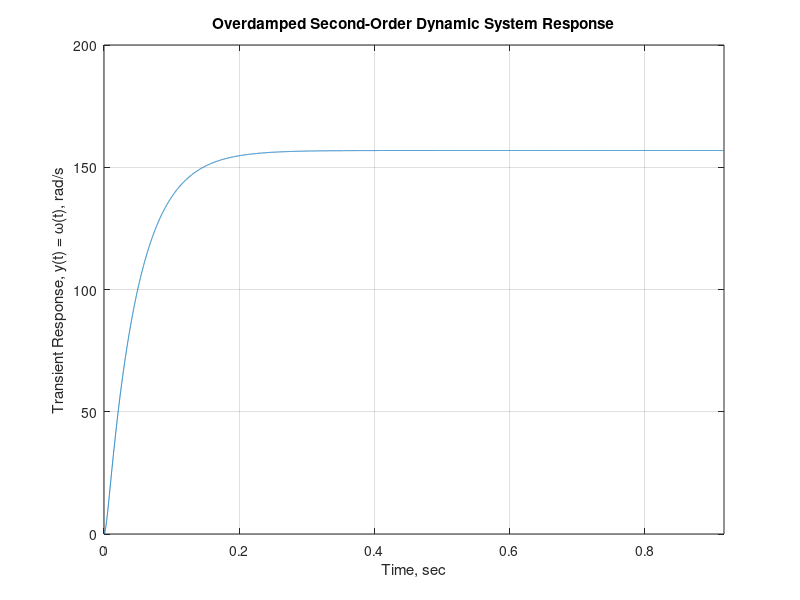

This chart was generated by the following MATLAB code:
% %%%%%%%%%%%%%%%%%%%%%%%%%%%%%%%%%%%%%%%%%%%%%%%%%%%%%%%%%%%%%%%%%%%%%%% %
% Course: System Dynamics and Control                       ME 3030-21 WI19
% Author: Prof. M Diaz-Maldonado                          Date: Dec/28/2019
% %%%%%%%%%%%%%%%%%%%%%%%%%%%%%%%%%%%%%%%%%%%%%%%%%%%%%%%%%%%%%%%%%%%%%%% %
% Synopsis:
% Example 10-1: Transient Response of a DC Motor. One may change the
% system parameters at will to modify the characteristics of the transient
% response, that is the system might exhibit overdamped or underdamped
% dynamics. Code reproduces the results of Kluever's textbook with the
% default values of the system constants.
%
% The damping ratio, the natural frequency, the roots of the characteristic
% equation, the steady-state angular velocity and the DC Gain are computed
% for this second order dynamic system.
% %%%%%%%%%%%%%%%%%%%%%%%%%%%%%%%%%%%%%%%%%%%%%%%%%%%%%%%%%%%%%%%%%%%%%%% %
clear;
close all;
clc;

% defines system constants:
% inductance, Henries, H
L = 1.5e-3;
% resistance, Ohms, \Omega
R = 0.5;
% motor-torque constant, N m / A
Km = 0.05;
% back EMF constant, V s/rad
Kb = 0.05;
%  motor's moment of inertia, kg m^2
J = 2.5e-4; % overdamped
%J = 4.e-6; % underdamped
% bearing friction, N m s/rad
b = 1e-4;
% source voltage step-input, Volts, V
A = 8;

% second-order dynamic system constants
a1 = (J * R + b * L) / (J * L);
a0 = (b * R + Kb * Km) / (J * L);

b0 = Km/(J*L);

% natural frequency, rad/s
omega_n = sqrt(a0)
% damping ratio
DR = a1 / (2*sqrt(a0))

% determine the system's characteristic time, tau
if (DR >= 1)
    % if the system is critically damped or overdamped
    
    % roots of characteristic equation obtained by quadratic equation
    r1 = 0.5 * (-a1 + sqrt(a1^2 - 4 * a0))
    r2 = 0.5 * (-a1 - sqrt(a1^2 - 4 * a0))
    % system time for an overdamped system (two distinct negative roots)
    tau = max( -1/r1, -1/r2 );
    
    % settling time, seconds, s
    ts = 4 * tau
    
    t = linspace(0, 5*ts, 1e4);
    y = b0 * A / omega_n^2 * ( 1 + (r2/r1) / ( 1 - r2/r1 ) * exp(r1*t) -...
        1/(1-r2/r1) * exp(r2*t) );
    plot(t, y);
    xlabel('Time, sec');
    ylabel('Transient Response, y(t) = \omega(t), rad/s');
    title('Overdamped Second-Order Dynamic System Response');
    grid on;
    xlim([0 5*ts]);
    
else
    % otherwise, for an underdamped system the characteristic time comes 
    % from the real part of the complex conjugate roots:
    tau = 1/(DR * omega_n);
    
    alpha = -(DR * omega_n);
    beta = omega_n * sqrt(1-DR^2);
    
    % settling time, seconds, s
    ts = 4 * tau
    t = linspace(0, 5*ts, 1e4);
    y = (b0 * A / omega_n^2) * ( 1 - exp(alpha * t) .* ( cos(beta*t) -...
        alpha/beta * sin(beta*t) ) );
    plot(t, y);
    
    xlabel('Time, sec');
    ylabel('Transient Response, y(t) = \omega(t), rad/s');
    title('Underdamped Second-Order Dynamic System Response');
    grid on;
    xlim([0 5*ts]);
end

% settling time, seconds, s
ts = 4 * tau;

% the DC Gain,  (rad/s) / V 
DCG = (b0/a0)

% the steady-state motor speed (derivatives equal to zero), rad/s
w_ss = DCG * A

